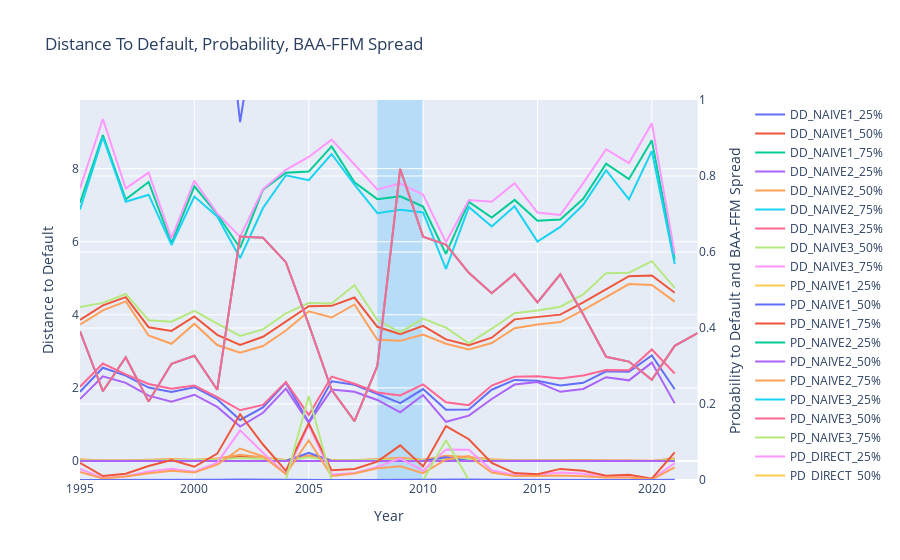

Notebook cell for this chart:
### Code cell
import plotly.graph_objects as go
from plotly.subplots import make_subplots

# Assuming df is your DataFrame
# Replace 'group_names_y1' and 'group_names_y2' with the list of columns you want to plot on each y-axis
group_names_y1 = [col for col in graph_df.columns if 'DD' and '%' in col]  # Variables for the first y-axis
group_names_y2 = [col for col in graph_df.columns if 'PD' and '%' in col or 'BAA' and '%' in col ]  # Variables for the second y-axis

# Create a subplot with 2 y-axes
fig = make_subplots(specs=[[{"secondary_y": True}]])

# Add traces for the first group
for var in group_names_y1:
    fig.add_trace(
        go.Scatter(x=graph_df['YEAR'], y=graph_df[var], name=var),
        secondary_y=False,
    )

# Add traces for the second group
for var in group_names_y2:
    fig.add_trace(
        go.Scatter(x=graph_df['YEAR'], y=graph_df[var], name=var),
        secondary_y=True,
    )

# Update layout with titles and axis labels
fig.update_layout(
    title='Distance To Default, Probability, BAA-FFM Spread',
    xaxis_title='Year',
    hovermode='closest'
)

# Set y-axes titles
fig.update_yaxes(title_text='Distance to Default', secondary_y=False)
fig.update_yaxes(range = [0, 1], title_text='Probability to Default and BAA-FFM Spread', secondary_y=True)

highlight_years = final_df_recession['YEAR'].unique()  # Ensure unique years if there are duplicates

for year in highlight_years:
    fig.add_shape(
        type="rect",
        xref="x",
        yref="paper",
        x0=str(year),  # Convert year to string if it's an integer
        y0=0,
        x1=str(year + 1),  # Assuming you want to highlight the entire year
        y1=1,
        fillcolor="LightSkyBlue",
        opacity=0.5,
        layer="below",
        line_width=0,
    )
# Show the figure
fig.show()
